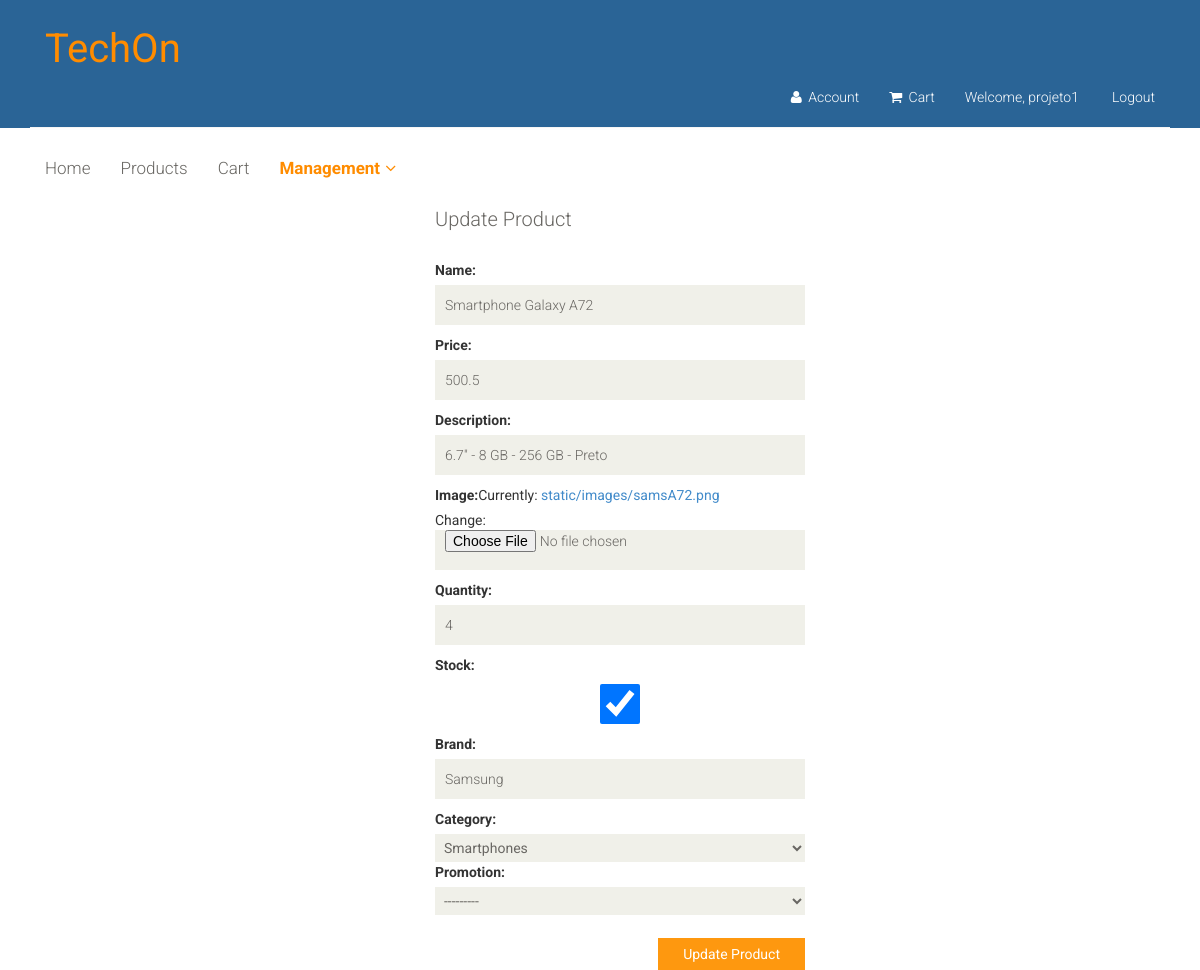
/updateProduct/8/ (signed in), run on an earlier commit of the app's database.
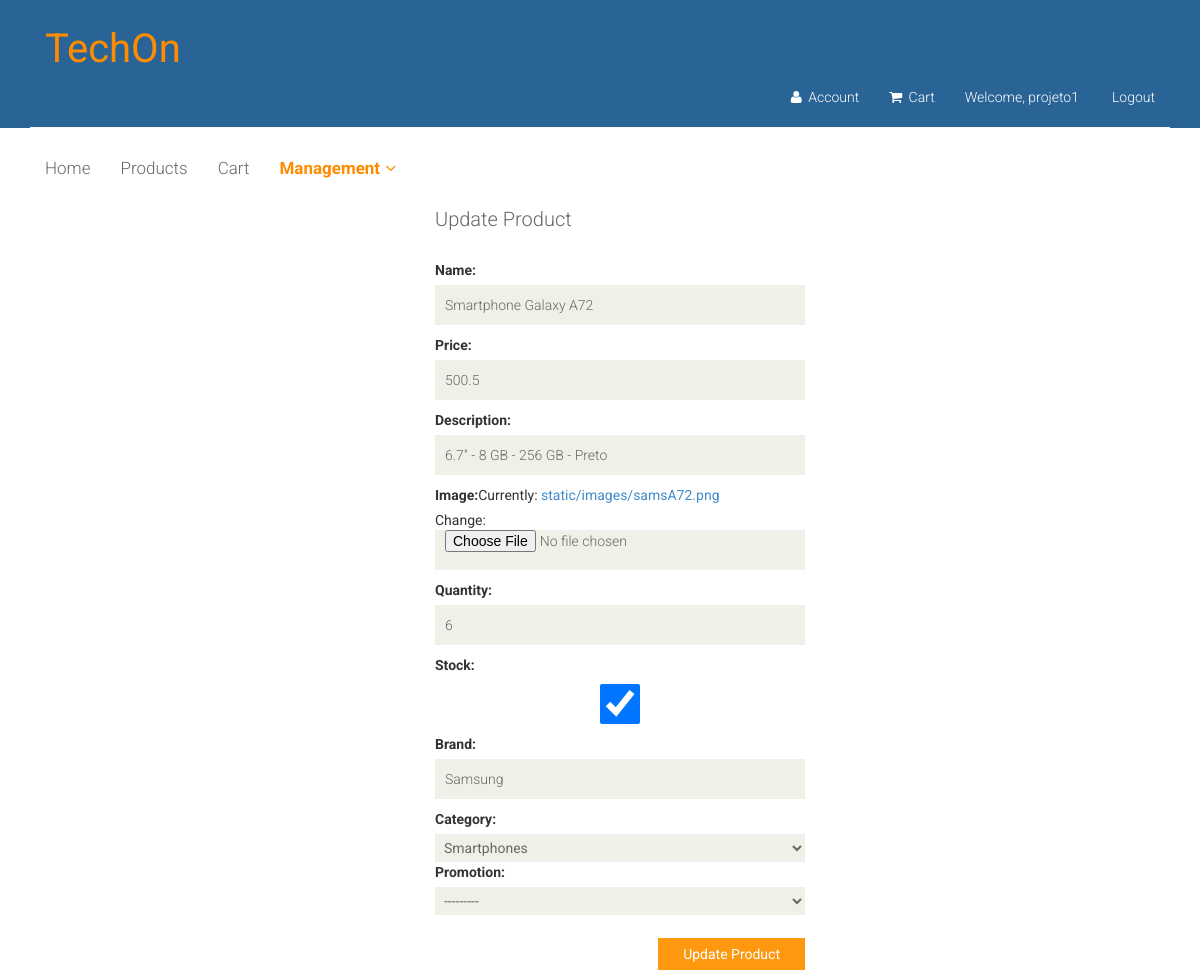
And on a later commit of the database.
### app/models.py (models this page shows, shortened)
class Product(models.Model):
    name = models.CharField(max_length=80)
    price = models.FloatField()
    description = models.CharField(max_length=300)
    image = models.FileField(upload_to='static/images',blank=True, null=True)
    quantity = models.IntegerField()
    stock = models.BooleanField()
    brand = models.CharField(max_length=80)
    CATEGORY = (('Smartphones', 'Smartphones'),
                ('Computers', 'Computers'),
                ('Tablets', 'Tablets'),
                ('Drones', 'Drones')
                , ('Televisions', 'Televisions'))
    category = models.CharField(max_length=150, choices=CATEGORY)
    promotion = models.ForeignKey(Promotion, default=None, blank=True, null=True, on_delete=models.CASCADE)
    date = models.DateTimeField(default=datetime.now)

class Promotion(models.Model):
    name = models.CharField(max_length=80)
    discount = models.FloatField()
    description = models.CharField(max_length=300)
    deadline = models.DateField()
    def __str__(self):
        return self.name

### app/views.py (the view)
# urls.py: path('updateProduct/<str:pk>/', views.updateProduct, name='updateProduct'),
def updateProduct(request, pk):
    pr = Product.objects.get(id=pk)
    if request.user.is_authenticated and request.user.is_superuser:
        if request.method == 'POST':
            form = createProductForm(request.POST,request.FILES)
            if form.is_valid():
                data = form.cleaned_data
                name = data['name']
                price = data['price']
                description = data['description']
                quantity = data['quantity']
                stock = data['stock']
                brand = data['brand']
                category = data['category']
                promotion = data['promotion']
                pr.name = name
                pr.price = price
                pr.description = description
                pr.image = request.FILES["image"]
                pr.quantity =quantity
                pr.stock = stock
                pr.brand=  brand
                pr.category = category
                pr.promotion = promotion
                pr.save()
                return redirect('productsManagement')
        else:
            form = createProductForm(initial= {
                'name':pr.name,
                'price':pr.price,
                'description':pr.description,
                'image':pr.image,
                'quantity':pr.quantity,
                'stock':pr.stock,
                'brand':pr.brand,
                'category':pr.category,
                'promotion':pr.promotion,
            })
        return render(request, 'updateProduct.html', {'form': form})
    return redirect('login')

### app/forms.py
class createProductForm(forms.Form):
	name = forms.CharField(label="Name",required=True)
	price = forms.FloatField(label="Price",required=True)
	description = forms.CharField(label="Description",required=True, max_length=350)
	image = forms.ImageField(label="Image")
	quantity = forms.IntegerField(label="Quantity",required=True,min_value=0)
	stock = forms.BooleanField(label="Stock")
	brand = forms.CharField(label="Brand")
	CATEGORY = (('Smartphones', 'Smartphones'),	('Computers', 'Computers'),	('Tablets', 'Tablets'),	('Drones', 'Drones'), ('Televisions', 'Televisions'))
	category =forms.ChoiceField(choices=CATEGORY)
	promotion = forms.ModelChoiceField(queryset=Promotion.objects.all())

### app/templates/updateProduct.html (shortened to what this page needs)
{% extends "layout.html" %}
{% block content %}
				<div class="col-sm-4 col-sm-offset-1" style="margin-left: 35%; margin-right: auto;">
					<div class="login-form">
						<h2>Update Product</h2>
					   <form method="POST" action="." enctype= multipart/form-data>
							{{ form }}
                            <button style="float:right;" type="submit" class="btn btn-default">Update Product</button>
						</form>
					</div>
				</div>
                <br><br>
{% endblock %}

What changed in the data, as far as the page shows it:
changed Product "6.7'' - 8 GB - 256 GB - Preto": quantity "4" → "6"
